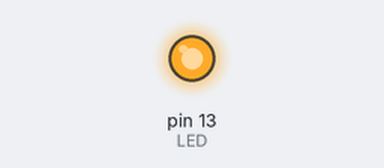
This sketch was run on a simulated Arduino Uno, built with avr-gcc and run on an emulated ATmega328P. On the bench: output pins drawn as LEDs (lit = HIGH).

Above: at 0.1 s.
Timing chart, 0 to 1.6 s (numbered marks = the images above):
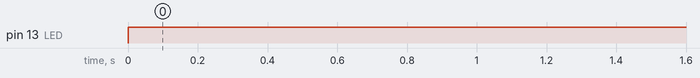

The sketch:

p003_LED_fade_in_fade_out.ino
```cpp
// Example 03: Fade an LED in and out like
// a sleeping Apple Computer

const int LED = 13; // The pin for the LED
int state = 129; // Count up and down
int inc = 1;
void setup() {
  pinMode(LED, OUTPUT); // Setting this pin as output
}

void loop() {
  if (state == 128 || state == 255)
    inc *= -1;
  state += inc;
  analogWrite(LED, state);
  delay(50);
}
```

Measured:
- by itself, pin 13 (LED): LOW → HIGH at 0.00 s
